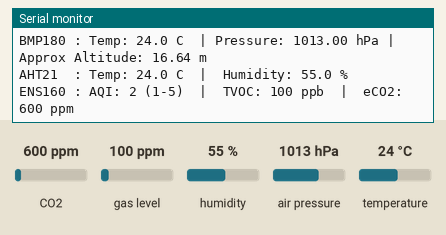
The sketch below on a simulated ESP8266 (NodeMCU). Parts: the last lines printed to the serial monitor. The inputs (shaded band) are chosen by the test bench; at power-on: CO2 600 ppm, gas level 100 ppm, humidity 55 %, air pressure 1013 hPa, temperature 24 °C. The local clock reads 2024-03-15 10:24:30 at power-on unless the sketch sets it.

Above: at 1.2 s.
1.3 s: CO2 set to 452 ppm
3.3 s: gas level set to 20 ppm
At 5.18 s:
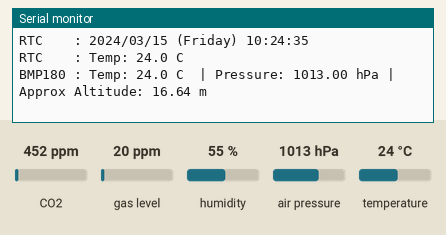
5.3 s: humidity set to 22 %
At 5.3 s:
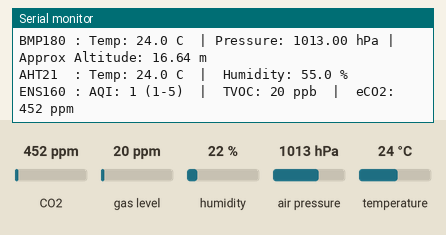
7.3 s: air pressure set to 952 hPa
9.3 s: temperature set to 12 °C
At 11.7 s:
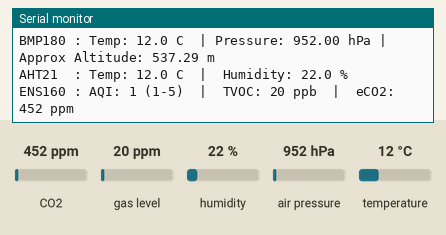

Measured:
- after the input at 9.3 s, the serial monitor: prints a new line after 0.90 s (image 3)

The sketch:

esp8266_rtc3231_bmp180_ens160_ath21.ino
```cpp
// DS3231 real-time clock (date/time + temperature) + BMP180 (temperature/pressure/altitude) + ENSS160 (VOC/CO2) + AHT21 (temperature/humidity) over I2C
//
// Board: Generic ESP8266 Module (ESP8266EX)
//
// Wiring (ESP8266): SDA -> GPIO4/D2, SCL -> GPIO5/D1, both sensors on the same bus.
//
// Required libraries:
//   - RTClib by Adafruit
//   - Adafruit BMP085 (also supports the BMP180)
//   - ENS160 - Adafruit Fork (ScioSense_ENS160)
//   - Adafruit AHTX0

#include <Wire.h>
#include "RTClib.h"
#include <Adafruit_BMP085.h>
#include <Adafruit_AHTX0.h>
#include "ScioSense_ENS160.h"

// I2C pins for ESP8266 (Wire.begin(SDA, SCL) mapping)
#define I2C_SDA 4   // GPIO4 = D2
#define I2C_SCL 5   // GPIO5 = D1
// I2C device addresses
#define ENS160_I2C_ADDR 0x53
// AHT21 is strictly 0x38
#define AHT21_I2C_ADDR 0x38
// DS3231 is strictly 0x68
#define DS3231_I2C_ADDR 0x68
// BMP180 is strictly 0x77
#define BMP180_I2C_ADDR 0x77

// User configuration - modify these for your location
#define SEALEVEL_PRESSURE_PA 101500  // Adjust to local sea level pressure in Pascals (Medellin 101500)
#define READ_INTERVAL_MS 5000


RTC_DS3231 rtc;
Adafruit_BMP085 bmp;
Adafruit_AHTX0 aht;
ScioSense_ENS160 ens160(ENS160_I2C_ADDR);

// Translates DateTime::dayOfTheWeek() (0=Sunday..6=Saturday) to a name
char daysOfTheWeek[7][12] = {"Sunday", "Monday", "Tuesday", "Wednesday", "Thursday", "Friday", "Saturday"};

void setup() {
  Serial.begin(115200);
  Serial.println("");

  // Initialize I2C with ESP8266 pins
  Wire.begin(I2C_SDA, I2C_SCL);

  // Initialize the DS3231 (Default Address: 0x68)
  if (!rtc.begin()) {
    Serial.println(F("Error: Could not find DS3231 module. Check your wiring!"));
    while (1) delay(10);
  }
  Serial.println(F("DS3231 initialized successfully."));

  // Check if the RTC lost power (e.g. battery removed/drained)
  if (rtc.lostPower()) {
    Serial.println(F("RTC lost power! Synchronizing time with compilation time..."));

    // Automatically sets the RTC to the exact date & time this sketch was compiled
    rtc.adjust(DateTime(F(__DATE__), F(__TIME__)));

    // To set the time manually instead, uncomment the line below (Year, Month, Day, Hour, Min, Sec):
    // rtc.adjust(DateTime(2026, 8, 5, 21, 30, 0));
  }

  // Uncomment to force a re-sync to compile time even if the RTC didn't report lost power
  // (e.g. the battery is fine but the stored time is stale/wrong):
  // rtc.adjust(DateTime(F(__DATE__), F(__TIME__)));

  // Initialize the BMP180 (Default Address: 0x77)
  if (!bmp.begin()) {
    Serial.println(F("Error: Could not find BMP180 sensor. Check your wiring!"));
    while (1) delay(10);
  }
  Serial.println(F("BMP180 initialized successfully."));

  // Initialize AHT21
  if (!aht.begin(&Wire)) {
    Serial.println("ERROR: Could not find AHT21 sensor!");
    while (1) delay(100);
  }
  Serial.println("OK: AHT21 initialized successfully.");

  // Initialize ENS160
  if (!ens160.begin()) {
    Serial.println("ERROR: Could not find ENS160 sensor! Check address (0x53 or 0x52).");
    while (1) delay(100); // TODO: Disable sensor instead of blocking program
  }
  // Set ENS160 to standard operating mode
  if (!ens160.setMode(ENS160_OPMODE_STD)) {
    Serial.println("WARNING: ENS160 setMode(STD) failed; readings may be stale.");
  }
  Serial.println("OK: ENS160 initialized successfully.");
  Serial.println("Note: Metal-oxide sensors require ~1 hour warm-up for peak accuracy.");


}

void loop() {
  // Fetch the current snapshot of date and time from the module
  DateTime now = rtc.now();

  // Print Date/Time and RTC temperature (crystal oscillator sensor)
  Serial.printf("RTC    : %04d/%02d/%02d (%s) %02d:%02d:%02d\n",
                now.year(), now.month(), now.day(),
                daysOfTheWeek[now.dayOfTheWeek()],
                now.hour(), now.minute(), now.second());
  Serial.printf("RTC    : Temp: %.1f C\n", rtc.getTemperature());

  // Read and print BMP180 data
  float bmp180temp = bmp.readTemperature();
  float bmp180pressure = bmp.readPressure() / 100.0F; // Convert Pa to hPa, 1hPa = 100Pa = 1mbar
  float bmp180altitude = bmp.readAltitude(SEALEVEL_PRESSURE_PA);
  Serial.printf("BMP180 : Temp: %.1f C  | Pressure: %.2f hPa | Approx Altitude: %.2f m\n", bmp180temp, bmp180pressure, bmp180altitude);

  // Read and print AHT21 data
  sensors_event_t humidityEvent;
  sensors_event_t temperatureEvent;
  aht.getEvent(&humidityEvent, &temperatureEvent);
  float tempC = temperatureEvent.temperature;
  float rh = humidityEvent.relative_humidity;
  Serial.printf("AHT21  : Temp: %.1f C  |  Humidity: %.1f %%\n", tempC, rh);

  // Read and print ENS160 data
  ens160.set_envdata(tempC, rh);
  if (ens160.measure(false)) {
    uint8_t aqi = ens160.getAQI();          // Air Quality Index (1-5)
    uint16_t tvoc = ens160.getTVOC();       // TVOC in ppb (low=0ppb, high=1000ppb)
    uint16_t eco2 = ens160.geteCO2();       // eCO2 in ppm (low=400ppm, high=6000ppm)
    Serial.printf("ENS160 : AQI: %d (1-5)  |  TVOC: %d ppb  |  eCO2: %d ppm\n", aqi, tvoc, eco2);
  }

  Serial.println();
  delay(READ_INTERVAL_MS); // Read every interval
}
```
